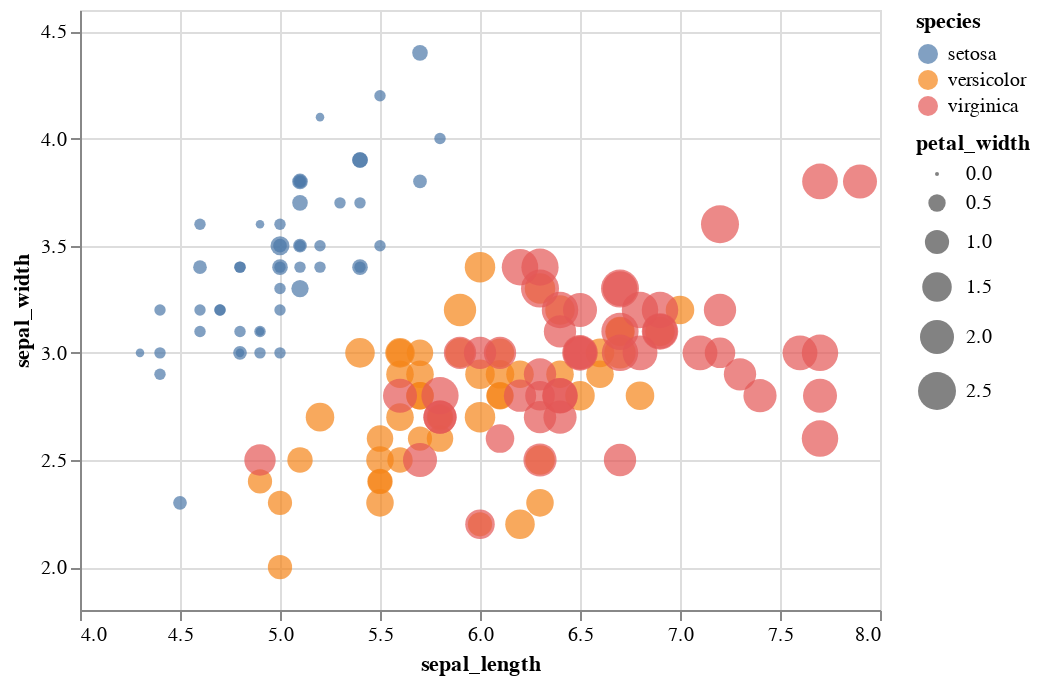

Here is the notebook cell this chart was saved with:
### Markdown cell above
## Adding interactivity (selections)

### Code cell
# version 2
alt.Chart(df).mark_circle().encode(
    alt.X('sepal_length', scale=alt.Scale(zero=False)),
    alt.Y('sepal_width', scale=alt.Scale(zero=False, padding=1)),
    color='species',
    size='petal_width'
)

### Figure 1 — Vega-Lite specification as saved in the notebook (floating-point values rounded to 4 significant figures; data arrays with more than 128 entries replaced by an {"elided": "..."} marker saying what was removed)
{"$schema": "https://vega.github.io/schema/vega-lite/v3.4.0.json", "config": {"mark": {"tooltip": null}, "view": {"height": 300, "width": 400}}, "data": {"name": "data-a4bd480ea976f54878a155ce12ba18ce"}, "datasets": {"data-a4bd480ea976f54878a155ce12ba18ce": {"elided": "150 records"}}, "encoding": {"color": {"field": "species", "type": "nominal"}, "size": {"field": "petal_width", "type": "quantitative"}, "x": {"field": "sepal_length", "scale": {"zero": false}, "type": "quantitative"}, "y": {"field": "sepal_width", "scale": {"padding": 1, "zero": false}, "type": "quantitative"}}, "mark": "circle"}
